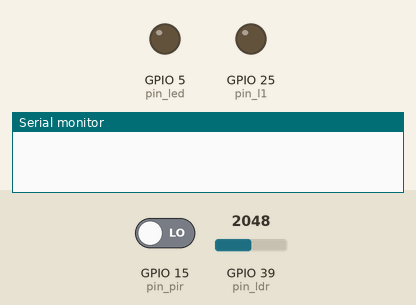
The sketch below on a simulated ESP32. Parts: output pins drawn as LEDs (lit = HIGH), the last lines printed to the serial monitor. Inputs (shaded band) come from the test bench; at power-on: GPIO 15 (pin_pir) LOW, GPIO 39 (pin_ldr) = 2048.

Above: at 0.1 s.
At 1.6 s:
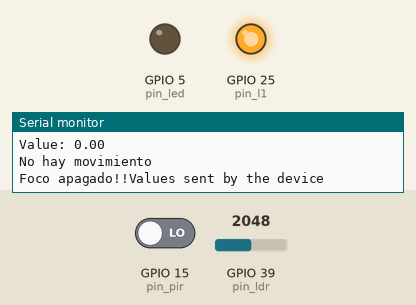
Timing chart, 0 to 3.1 s (numbered marks = the images above):
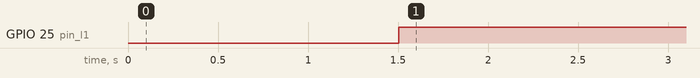

The sketch:

dispositivoIot+Ubidots.ino
```cpp
// This example retrieves last value of a variable from the Ubidots API
// using HTTP protocol.

/****************************************
 * Include Libraries
 ****************************************/

#include "Ubidots.h"


/****************************************
 * Define Constants
 ****************************************/

const char* UBIDOTS_TOKEN = "BBFF-gJsQsacCGSk8GFFQKkLuOzmm6AwxdM";
const char* WIFI_SSID = "zaholy";
const char* WIFI_PASS = "pelusatony";
const char* DEVICE = "esp32-hihuitlan";
const char* VAR_L1 = "luminary_1";

Ubidots ubidots(UBIDOTS_TOKEN, UBI_HTTP);

#define pin_l1 25
#define pin_ldr 39
#define pin_pir 15
#define pin_led 5

/****************************************
 * Auxiliar Functions
 ****************************************/

// Put here your auxiliar functions

/****************************************
 * Main Functions
 ****************************************/

void setup() {
  Serial.begin(115200);
  ubidots.wifiConnect(WIFI_SSID, WIFI_PASS);

  pinMode(pin_l1, OUTPUT);
  pinMode(pin_led, OUTPUT);
  pinMode(pin_pir, INPUT);
  digitalWrite(pin_l1, LOW);
  digitalWrite(pin_led, LOW);

  for(int i = 0; i > 30; i++) //Utilizamos un for para calibrar el sensor depende del tipo de sensor que utilicemos va a cambiar el tiempo de calibración
  {
    delay(1000);
  }
}

void loop() {

  float value_l1 = ubidots.get(DEVICE, VAR_L1);
  int value_ldr = analogRead(pin_ldr);
  int value_pir = digitalRead(pin_pir);

  //Luminosidad
  int brightness = map(value_ldr, 0, 1000, 0, 100);

  Serial.print(("Brightness: ")); Serial.println(brightness);
  Serial.print("Value: "); Serial.println(value_l1);

  //Movimiento y luminosidad
  if(value_pir==1 && brightness > 360) //Si detecta que hay movimiento y poca luz manda activar el led
  {
    if(value_l1==1){ //Si se enciende manualmente, encender el led
      Serial.print("Movimiento Detectado!!");
      digitalWrite(pin_led, HIGH);
      Serial.print("Foco encendido!!");
      digitalWrite(pin_l1, LOW);
    }else{ //Si se apaga manualmente, apagar el led
      digitalWrite(pin_led, HIGH);
      digitalWrite(pin_l1, LOW);
    }
  }
  else //Si la condición anterior no se cumple manda apagar el led
  {
    Serial.println("No hay movimiento");
    digitalWrite(pin_led, LOW);
    Serial.print("Foco apagado!!");
    digitalWrite(pin_l1, HIGH);

    if(value_l1==1){
      digitalWrite(pin_l1, LOW);
    }else{
      digitalWrite(pin_l1, HIGH);
    }
  }

  ubidots.add("brightness", brightness);
  ubidots.add("movement", value_pir);

  bool bufferSent = false;
  bufferSent = ubidots.send(DEVICE);  // Will send data to a device label that matches the device Id

  if (bufferSent) {
    Serial.println("Values sent by the device");
  }

  delay(5000);
}
```

Measured:
- by itself, GPIO 25 (pin_l1): LOW → HIGH at 1.5 s
